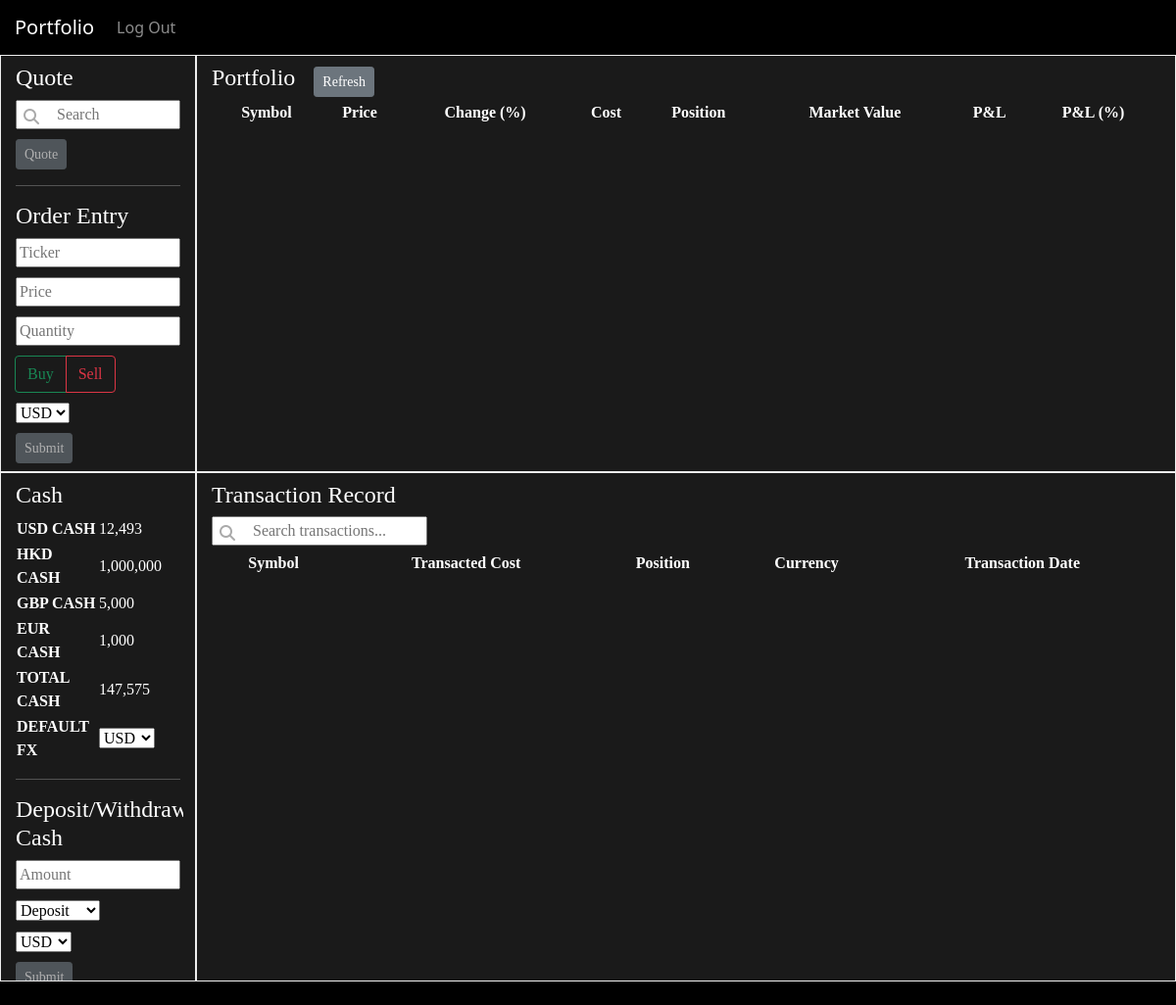
The page / (signed in) on the database as committed earlier.
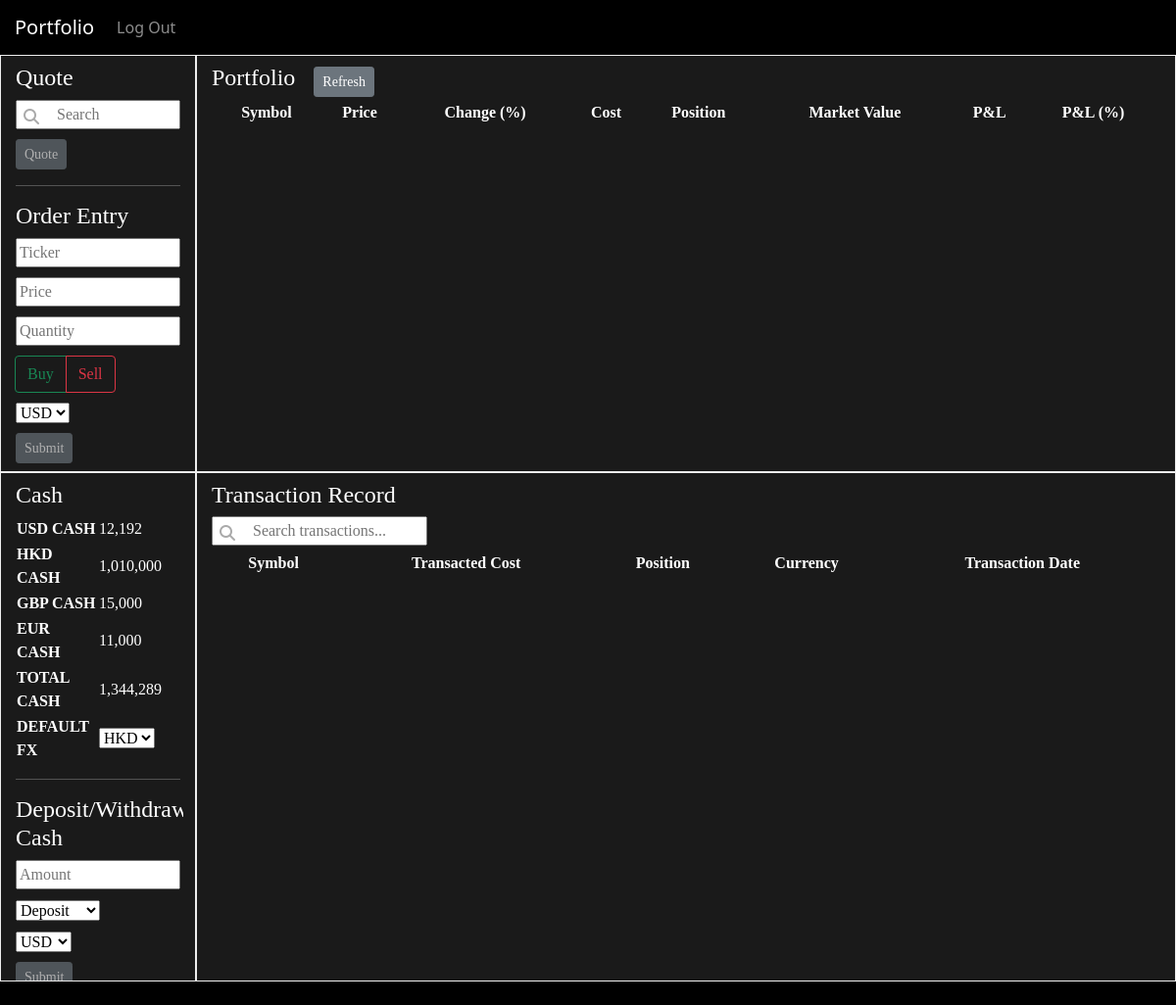
The same page on the database as committed later.
### portfolio/models.py (models this page shows, shortened)
class Cash(models.Model):
    owner = models.ForeignKey(User, on_delete=models.CASCADE)
    default_fx_choice = models.TextField(default='USD')
    total_cash = models.DecimalField(max_digits=10, decimal_places=3, default=0)
    usd = models.DecimalField(max_digits=10, decimal_places=3, default=0)
    hkd = models.DecimalField(max_digits=10, decimal_places=3, default=0)
    gbp = models.DecimalField(max_digits=10, decimal_places=3, default=0)
    eur = models.DecimalField(max_digits=10, decimal_places=3, default=0)

### portfolio/views.py (the view)
# urls.py: path("", views.index, name="index"),
@login_required(login_url='login')
def index(request):
    try:
        cash = Cash.objects.get(owner=request.user)
    except Cash.DoesNotExist:
        cash = Cash.objects.create(owner=request.user)
        cash.save()
    usd = cash.usd
    hkd = cash.hkd
    gbp = cash.gbp
    eur = cash.eur
    total = cash.total_cash
    default_fx_choice = cash.default_fx_choice
    try:
        realized_profit = Realized_Profit.objects.get(owner=request.user)
    except Realized_Profit.DoesNotExist:
        realized_profit = Realized_Profit.objects.create(owner=request.user)
        realized_profit.save()
    try:
        temporary = Temporary.objects.get(owner=request.user)
    except Temporary.DoesNotExist:
        temporary = Temporary.objects.create(owner=request.user)
        temporary.save()
    return render(request, "portfolio/index.html", {
        "categories": ['USD'],
        "usd": int(usd),
        "hkd": int(hkd),
        "gbp": int(gbp),
        "eur": int(eur),
        "total": int(total),
        "default_fx_choices": ['USD', 'HKD', 'GBP', 'EUR'],
        "default_fx_chosen": default_fx_choice,
        "deposit_withdraw_fx_choices": ['USD', 'HKD', 'GBP', 'EUR'],
    })

### portfolio/templates/portfolio/index.html (shortened to what the changed rows need)
{% extends "portfolio/layout.html" %}
{% load static %}
{% load humanize %}
{% block body %}
    <div class="words">
      <div class="container-fluid">
          <div class="row">
            <div class="col-lg-10">
              <div id="portfolio-view" class="table-responsive">
                <table id="portfolio-table">
                <thead>
                    <tr>
                      <th id="port-symbol-heading">Symbol</th>
                      <th id="port-price-heading">Price</th>
                      <th id="port-change-heading">Change (%)</th>
                      <th id="port-cost-heading">Cost</th>
                      <th id="port-position-heading">Position</th>
                      <th id="port-mv-heading">Market Value</th>
                      <th id="port-pnl-heading">P&L</th>
                      <th id="port-pnl-percent-heading">P&L (%)</th>
                    </tr>
                  </thead>
                </table>
              </div>
            </div>
          </div>
          <div class="row">
            <div class="col-lg-2">
              <div id="cash-view" class="table-responsive">
                <table id="cash-table">
                  <tr>
                    <th id="cash-table-item">USD CASH</th>
                    <td id="cash-table-usd" data-value="{{ usd }}">{{ usd|intcomma }}</td>
                  </tr>
                  <tr>
                    <th id="cash-table-item">HKD CASH</th>
                    <td id="cash-table-hkd" data-value="{{ hkd }}">{{ hkd|intcomma }}</td>
                  </tr>
                  <tr>
                    <th id="cash-table-item">GBP CASH</th>
                    <td id="cash-table-gbp" data-value="{{ gbp }}">{{ gbp|intcomma }}</td>
                  </tr>
                  <tr>
                    <th id="cash-table-item">EUR CASH</th>
                    <td id="cash-table-eur" data-value="{{ eur }}">{{ eur|intcomma }}</td>
                  </tr>
                  <tr>
                    <th id="cash-table-item">TOTAL CASH</th>
                    <td id="cash-table-total" data-value="{{ total }}">{{ total|intcomma }}</td>
                  </tr>
                  <tr>
                    <th id="cash-table-item">DEFAULT FX</th>
                    <td id="cash-table-item">
                      <select name="default-fx" id="default-fx">
                        {% for default_fx_choice in default_fx_choices %}
                          {% if default_fx_choice == default_fx_chosen %}
                            <option name="default-fx" value="{{ default_fx_choice }}" selected>{{ default_fx_choice }}</option>
                          {% else %}
                            <option name="default-fx" value="{{ default_fx_choice }}">{{ default_fx_choice }}</option>
                          {% endif %}
                        {% endfor %}
                      </select>
                    </td>
                  </tr>
                </table>
                <br>
                <br>
                <br>
              </div>
            </div>
            <div class="col-lg-10">
              <div id="transactions-view" class="table-responsive">
                <table id="transactions-table" class="sortable">
                  <thead>
                    <tr>
                      <th class="trans-heading" id="trans-symbol-heading" data-heading="+1" data-heading_name="Symbol" data-id="trans-symbol-heading">Symbol</th>
                      <th class="trans-heading" id="trans-transacted-cost-heading" data-heading="+2" data-heading_name="Transacted Cost" data-id="trans-transacted-cost-heading">Transacted Cost</th>
                      <th class="trans-heading" id="trans-position-heading" data-heading="+3" data-heading_name="Position" data-id="trans-position-heading">Position</th>
                      <th class="trans-heading" id="trans-currency-heading" data-heading="+4" data-heading_name="Currency" data-id="trans-currency-heading">Currency</th>
                      <th class="trans-heading" id="trans-transaction-date-heading" data-heading="+5" data-heading_name="Transaction Date" data-id="trans-transaction-date-heading">Transaction Date</th>
                    </tr>
                  </thead>
                </table>
              </div>
            </div>
          </div>
      </div>
    </div>
    <br>
{% endblock %}

Rows that differ between the two databases and show on the page:
changed Cash: default-fx "USD" → "HKD"
Other text that changed with them:
{{ usd|intcomma }}: "12,493" → "12,192"
{{ hkd|intcomma }}: "1,000,000" → "1,010,000"
{{ gbp|intcomma }}: "5,000" → "15,000"
{{ eur|intcomma }}: "1,000" → "11,000"
{{ total|intcomma }}: "147,575" → "1,344,289"
